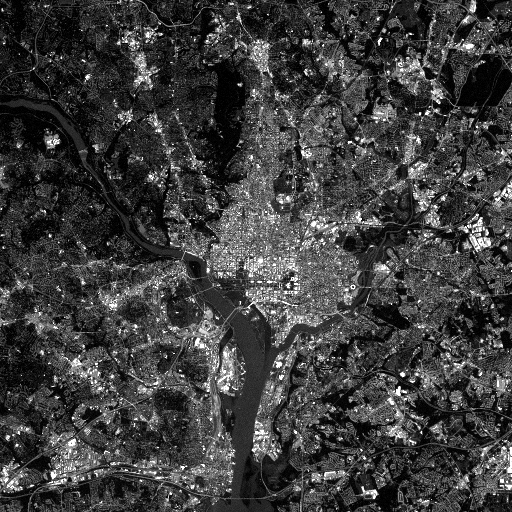
%> input picture DIPUM2E_International_Original_Book_Images/DIPUM2E_International_Original_Book_Images/DIPUM2E_International_Ed_CH11_Images/Fig1130(a).tif, 512 x 512 px; the run also reads 1 picture not shown here
$ octave e8_14.m   (GNU Octave 9; MATLAB toolbox functions it lacks are replaced by stand-ins)
%> lines starting %> are read from the running program, lines starting %| are printed output that depends on the picture
clc,clear,close all;
f1 = imread('Fig1130(a).tif');
%> f1 is the input picture: size 512x512 uint8; min 0, max 255, mean 62
f2 = imread('Fig1130(b).tif');
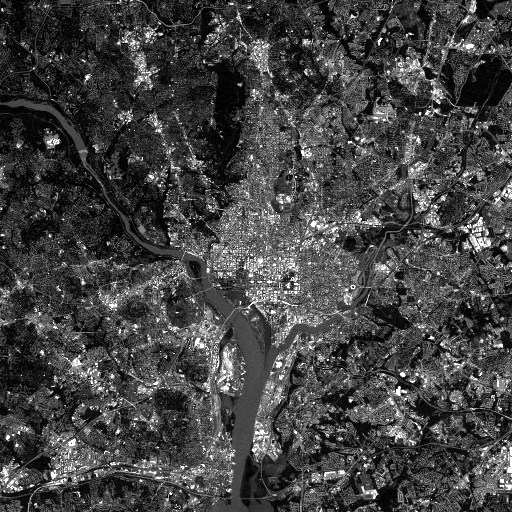
%> input picture DIPUM2E_International_Original_Book_Images/DIPUM2E_International_Original_Book_Images/DIPUM2E_International_Ed_CH11_Images/Fig1130(b).tif, 512 x 512 px
%> f2 is the input picture: size 512x512 uint8; min 0, max 255, mean 67.6
f3 = imread('Fig1130(c).tif');
f4 = imread('Fig1130(d).tif');
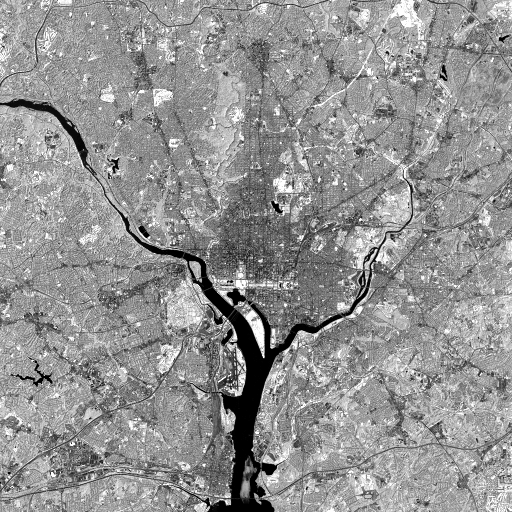
%> input picture DIPUM2E_International_Original_Book_Images/DIPUM2E_International_Original_Book_Images/DIPUM2E_International_Ed_CH11_Images/Fig1130(d).tif, 512 x 512 px
%> f4 is the input picture: size 512x512 uint8; min 0, max 254, mean 146.2
f5 = imread('Fig1130(e).tif');
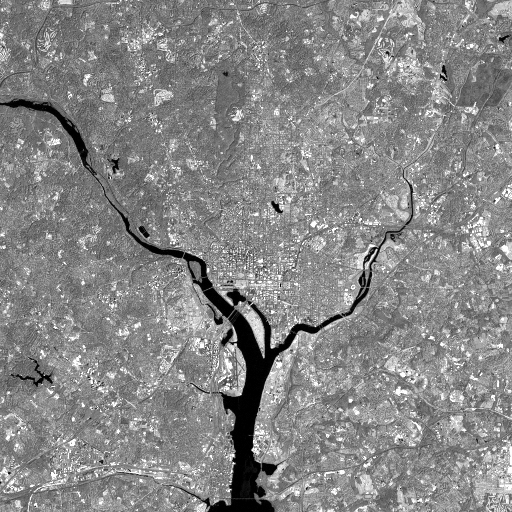
%> input picture DIPUM2E_International_Original_Book_Images/DIPUM2E_International_Original_Book_Images/DIPUM2E_International_Ed_CH11_Images/Fig1130(e).tif, 512 x 512 px
%> f5 is the input picture: size 512x512 uint8; min 0, max 254, mean 134.4
f6 = imread('Fig1130(f).tif');
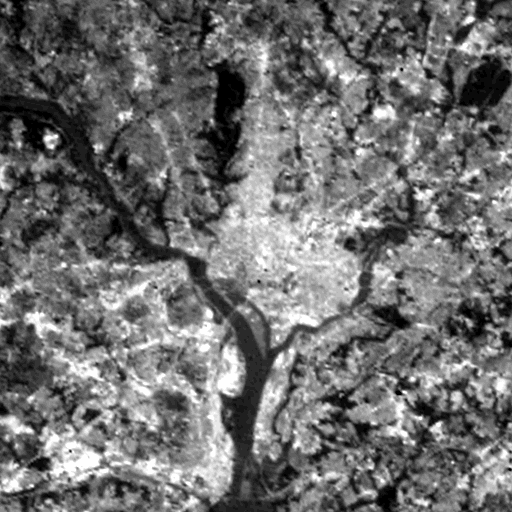
%> input picture DIPUM2E_International_Original_Book_Images/DIPUM2E_International_Original_Book_Images/DIPUM2E_International_Ed_CH11_Images/Fig1130(f).tif, 512 x 512 px
%> f6 is the input picture: size 512x512 uint8; min 0, max 254, mean 111.4
figure
subplot(321),imshow(f1)
subplot(322),imshow(f2)
subplot(323),imshow(f3)
subplot(324),imshow(f4)
subplot(325),imshow(f5)
subplot(326),imshow(f6)

S = cat(3,f1,f2,f3,f4,f5,f6);
%> (the run ends here)
